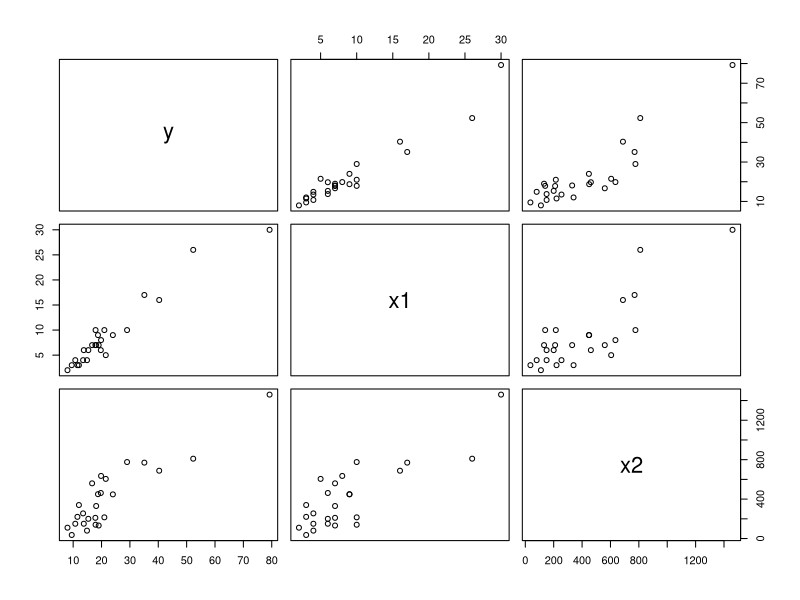

R code for this plot: (Note: this script raises an error after producing the figure.)
datos <- data.frame( # refrescos
  Observacion = 1:25,
  y = c(16.68, 11.50, 12.03, 14.88, 13.75,
        18.11, 8.00, 17.83, 79.24, 21.50,
        40.33, 21.00, 13.50, 19.75, 24.00,
        29.00, 15.35, 19.00, 9.50, 35.10,
        17.90, 52.32, 18.75, 19.83, 10.75),
  x1 = c(7, 3, 3, 4, 6,
         7, 2, 7, 30, 5,
         16, 10, 4, 6, 9,
         10, 6, 7, 3, 17,
         10, 26, 9, 8, 4),
  x2 = c(560, 220, 340, 80, 150,
         330, 110, 210, 1460, 605,
         688, 215, 255, 462, 448,
         776, 200, 132, 36, 770,
         140, 810, 450, 635, 150)
)

pairs(datos[-1])


n = length(datos$y)
p = length(datos)-1
n
p

idv <- rep(1, n)
idv

X <- matrix(c(idv,datos$x1,datos$x2),nrow=n,ncol=p)
X


y <- matrix(datos$y, nrow = n, ncol = 1)
y

# solucion calculada
beta <- solve(t(X) %*% X) %*% t(X) %*% y
beta

M1 = lm(y ~ x1 + x2, data=datos)
M1

beta_0 <- M1$coefficients[1]
beta_1 <- M1$coefficients[2]
beta_2 <- M1$coefficients[3]

# Prueva de hipótesis
SCT <- t(y) %*% y -  sum(y)**2 / nrow(datos) ### calculo más eficiente de SCT
SCT

SCE <- t(beta) %*% t(X) %*% y - sum(y)**2 / nrow(datos) 
SCE

SSE <- SCT - SCE
# alternativa_ejemplo1: SSE = t(y) %*% y - t(beta) %*% t(X) %*% y 
SSE

# estadistico F
F0 <- (SCE / (ncol(X) - 1)) / (SSE / (nrow(X) - (ncol(X) -1) - 1))
F0

# Usuando modelo calculado M1
  
  # Suma de Cuadrados

SCT.m =sum((datos$y-mean(datos$y))^2)
SCT.m

SCE.m = sum((M1$fitted-mean(datos$y))^2)
SCE.m

SSE.m = sum(M1$residuals^2)
SSE.m

  # Grados de libertad

GLT = n-1
GLT

GLRes = df.residual(M1)
GLRes

GLR<- GLT-GLRes
GLR

  # Cuadrados Medios

CMR <- SCE /GLR
CMR

CMRes <- SSE / GLRes
CMRes

  # F

F0 <- CMR/CMRes
F0

  # p-value

pv <- 1 - pf(F0, GLR,GLRes)
pv

  # tabulado de F

alpha <- 0.05 
df1 <- GLR
df2 <- GLRes
F_crit <- qf(1 - alpha, df1, df2)
F_crit


#Pruebas sobre coeficientes individuales de regresión

  #Estadístico t0

C22 <- solve(t(X) %*% X)[3,3]
C22

t0 <- beta_2 / sqrt(varest * C22)
t0

## alfa = 0.05, p = 2, n = 25
## buscamos el t_{\alfa/2, n-p-1} en una tabla de distribuciones 
## que nos da 2.0687 por lo q se rechasa h0 que es Bj = 0


## t tabulado con confianza 95% y 22 grados de libertad
tt <- qt(p = 0.95 + 0.05/2, df = df2, lower.tail = TRUE)
tt

#Con M1:

summary(M1)


